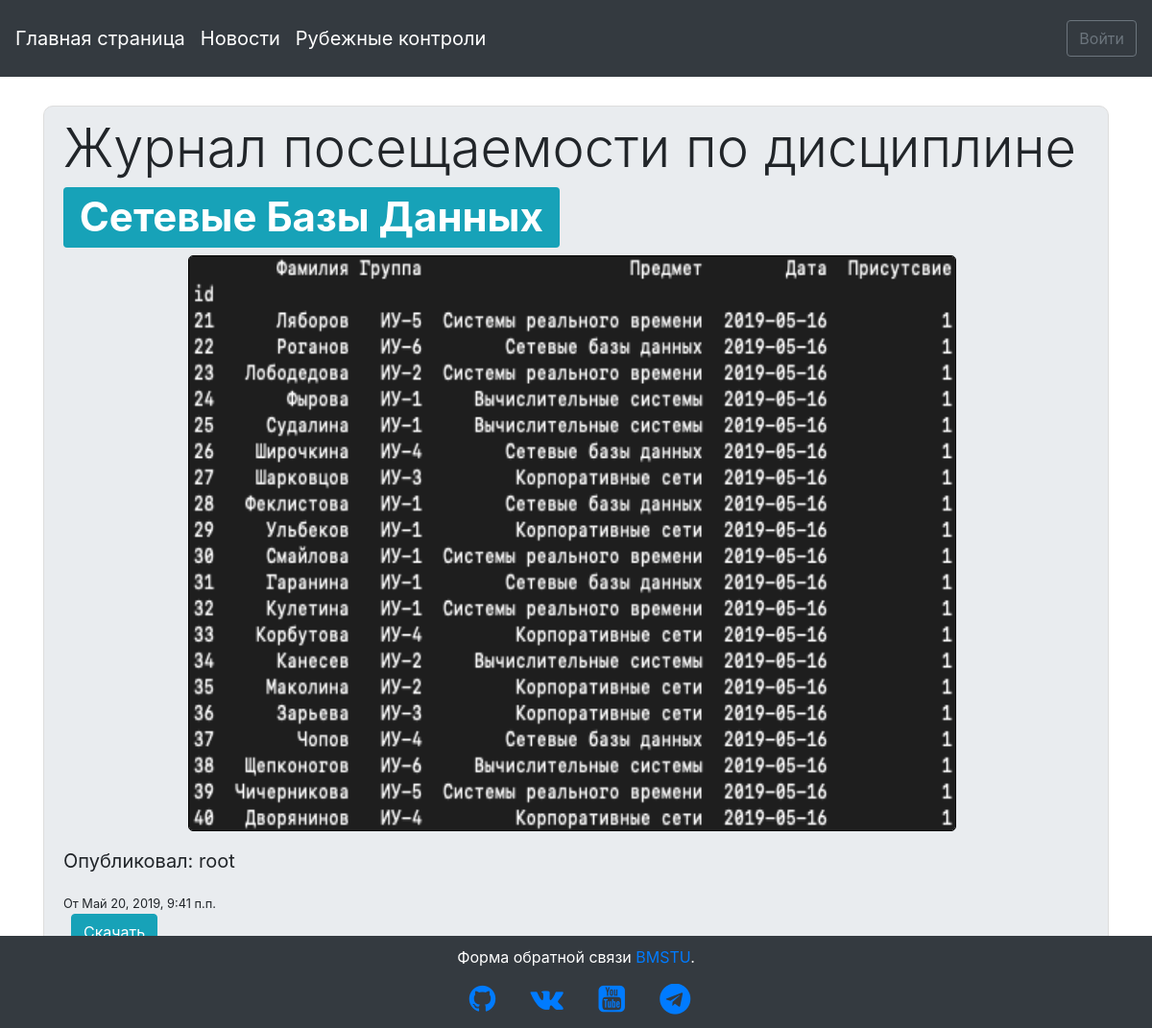
The page /attendance/4/ on the database its author committed.
### attendance_control/models.py (models this page shows, shortened)
class Attendance(models.Model):
    IU1 = 'ИУ1'
    IU2 = 'ИУ2'
    IU3 = 'ИУ3'
    IU4 = 'ИУ4'
    IU5 = 'ИУ5'
    IU6 = 'ИУ6'
    IU7 = 'ИУ7'
    IU8 = 'ИУ8'
    STUDENT_GROUP_CHOICES = (
        (IU1, 'ИУ-1'),
        (IU2, 'ИУ-2'),
        (IU3, 'ИУ-3'),
        (IU4, 'ИУ-4'),
        (IU5, 'ИУ-5'),
        (IU6, 'ИУ-6'),
        (IU7, 'ИУ-7'),
        (IU8, 'ИУ-8')
    )
    group = models.CharField(max_length=3,
        choices=STUDENT_GROUP_CHOICES,
        verbose_name='Группа студента',
        default=IU6
    )
    disciple = models.ForeignKey(Disciple, on_delete=models.CASCADE, verbose_name="Дисциплина", null=True)
    document = models.FileField(verbose_name="Файл", blank=True, null=True, upload_to="documents/attendance/%Y%m%D/",  validators=[validate_file_extension])
    date = models.DateTimeField(auto_now_add=True, verbose_name='Дата')
    author = models.ForeignKey(
        settings.AUTH_USER_MODEL,
        on_delete=models.CASCADE,
        verbose_name = "Создал"
    )
    tmp = models.TextField(null=True, blank=True)

class Disciple(models.Model):
    name = models.CharField(max_length=255, verbose_name='Название предмета')
    teacher = models.ForeignKey(CustomUser, on_delete=models.CASCADE, verbose_name="Преподаватель")

### users/models.py (models this page shows)
class CustomUser(AbstractUser):
    date_of_birth = models.DateTimeField(verbose_name='Дата рождения', default=date.today)
    full_name = models.CharField(max_length=255, verbose_name='ФИО', null=True)
    phone_no = models.CharField(max_length=255, verbose_name='Контактный телефон', default='+7-499-555-55-55')
    STUDENT = 'СТ'
    TEACHER = 'ПР'
    ROLE_CHOICES = (
        (STUDENT, 'Студент'),
        (TEACHER, 'Преподаватель')
    )
    user_role = models.CharField(max_length=2,
        choices=ROLE_CHOICES,
        default=STUDENT,
        verbose_name='Роль пользователя'
    )
    IU1 = 'ИУ1'
    IU2 = 'ИУ2'
    IU3 = 'ИУ3'
    IU4 = 'ИУ4'
    IU5 = 'ИУ5'
    IU6 = 'ИУ6'
    IU7 = 'ИУ7'
    IU8 = 'ИУ8'
    STUDENT_GROUP_CHOICES = (
        (IU1, 'ИУ-1'),
        (IU2, 'ИУ-2'),
        (IU3, 'ИУ-3'),
        (IU4, 'ИУ-4'),
        (IU5, 'ИУ-5'),
        (IU6, 'ИУ-6'),
        (IU7, 'ИУ-7'),
        (IU8, 'ИУ-8')
    )
    student_group = models.CharField(max_length=3,
        choices=STUDENT_GROUP_CHOICES,
        verbose_name='Группа студента',
        default=IU6
    )
    """
    if user_role == STUDENT:
        user_group = ForeignKey(
        Student_group,
        on_delete=models.CASCADE,
        verbose_name = "Группа студента"
    )
    """
    def __str__(self):
        return self.username

### attendance_control/views.py (the view)
class AttendanceDetailView(DetailView):
    model = Attendance
    template_name = 'attendance_detail.html'

### templates/attendance_detail.html
{% extends 'base.html' %}
{% block content %}
  <div class="content-section" style="height: 100%;">
    <h2 class="display-4">Журнал посещаемости по дисциплине <span class="badge badge-info">{{ object.disciple.name }}</span></h2>
    {% if object.document %}
      <img src="{{ object.document.url }}" class="image-responsive" style="height: 600px; width: 800px; margin-left: 130px; margin-right: 20px; margin-bottom: 16px; border: 1px solid black; border-radius: 5px;">
    {% endif %}
    <div class="media-body">
        <p class="text-body">Опубликовал: {{ object.author }}</p>
        <small>От {{ object.date }}</small>
        <p>
          <a class="btn btn-info ml-2" href="{{ object.document.url }}">Скачать</a>
        </p>
    </div>
    <p><a class="btn btn-light ml-2" href="{% url 'attendance_list' %}">Вернуться к списку посещаемостей</a></p>
  </div>
{% endblock content %}

### static/css/base.css (style rules this page uses)
.content-section { height: 850px; width: auto; background: #e9ecef; padding: 10px 20px; border: 1px solid #dddddd; border-radius: 10px; margin-bottom: 20px; }
.content-section p { font-size: 20px; }
body { background-image: url(http://iu1ni.bmstu.ru/imgs/mstu-logo.png); background-repeat: no-repeat; background-position: center 460px; background-size: 25%; background-color: #ffffff; background-attachment: fixed; }

### rows shown on the page
Attendance: disciple.name "Сетевые Базы Данных", document (picture), author "root", date "Май 20, 2019, 9:41 п.п."
